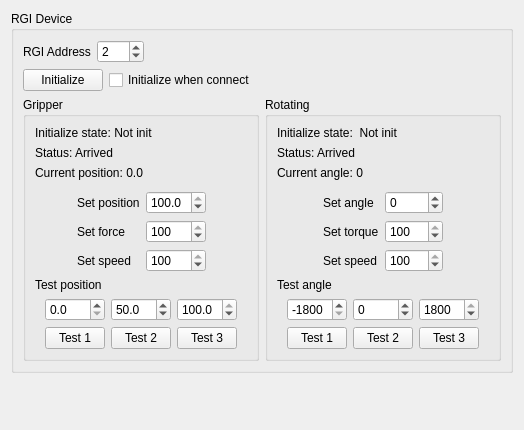
<?xml version="1.0" encoding="UTF-8"?>
<ui version="4.0">
 <class>DhRgiWidget</class>
 <widget class="QWidget" name="DhRgiWidget">
  <property name="geometry">
   <rect>
    <x>0</x>
    <y>0</y>
    <width>524</width>
    <height>430</height>
   </rect>
  </property>
  <property name="windowTitle">
   <string>Form</string>
  </property>
  <layout class="QVBoxLayout" name="verticalLayout_4">
   <item>
    <layout class="QHBoxLayout" name="horizontalLayout">
     <item>
      <widget class="QGroupBox" name="groupBox_rgi_setting">
       <property name="maximumSize">
        <size>
         <width>600</width>
         <height>16777215</height>
        </size>
       </property>
       <property name="title">
        <string>RGI Device</string>
       </property>
       <layout class="QVBoxLayout" name="verticalLayout_3">
        <property name="bottomMargin">
         <number>9</number>
        </property>
        <item>
         <layout class="QHBoxLayout" name="horizontalLayout_3_slave_address">
          <item>
           <widget class="QLabel" name="label_rgi_address">
            <property name="text">
             <string>RGI Address</string>
            </property>
           </widget>
          </item>
          <item>
           <widget class="QSpinBox" name="spinBox_rgi_address">
            <property name="minimum">
             <number>1</number>
            </property>
            <property name="maximum">
             <number>247</number>
            </property>
            <property name="value">
             <number>2</number>
            </property>
           </widget>
          </item>
          <item>
           <spacer name="horizontalSpacer_2">
            <property name="orientation">
             <enum>Qt::Horizontal</enum>
            </property>
            <property name="sizeHint" stdset="0">
             <size>
              <width>40</width>
              <height>20</height>
             </size>
            </property>
           </spacer>
          </item>
         </layout>
        </item>
        <item>
         <layout class="QHBoxLayout" name="horizontalLayout_intialize">
          <item>
           <widget class="QPushButton" name="btn_initialize">
            <property name="text">
             <string>Initialize</string>
            </property>
           </widget>
          </item>
          <item>
           <widget class="QCheckBox" name="checkBox_auto_initialize">
            <property name="text">
             <string>Initialize when connect</string>
            </property>
           </widget>
          </item>
          <item>
           <spacer name="horizontalSpacer">
            <property name="orientation">
             <enum>Qt::Horizontal</enum>
            </property>
            <property name="sizeHint" stdset="0">
             <size>
              <width>2</width>
              <height>20</height>
             </size>
            </property>
           </spacer>
          </item>
         </layout>
        </item>
        <item>
         <layout class="QHBoxLayout" name="horizontalLayout_rgi_control">
          <item>
           <widget class="QGroupBox" name="groupBox_gripper">
            <property name="title">
             <string>Gripper</string>
            </property>
            <layout class="QVBoxLayout" name="verticalLayout">
             <item>
              <widget class="QLabel" name="label_gripper_init_state">
               <property name="minimumSize">
                <size>
                 <width>176</width>
                 <height>0</height>
                </size>
               </property>
               <property name="text">
                <string>Initialize state: Not init</string>
               </property>
              </widget>
             </item>
             <item>
              <widget class="QLabel" name="label_gripper_status">
               <property name="text">
                <string>Status: Arrived</string>
               </property>
              </widget>
             </item>
             <item>
              <widget class="QLabel" name="label_gripper_position">
               <property name="text">
                <string>Current position: 0.0</string>
               </property>
              </widget>
             </item>
             <item>
              <spacer name="verticalSpacer_2">
               <property name="orientation">
                <enum>Qt::Vertical</enum>
               </property>
               <property name="sizeType">
                <enum>QSizePolicy::Fixed</enum>
               </property>
               <property name="sizeHint" stdset="0">
                <size>
                 <width>20</width>
                 <height>5</height>
                </size>
               </property>
              </spacer>
             </item>
             <item>
              <layout class="QGridLayout" name="gridLayout_gripper_set">
               <item row="1" column="0">
                <spacer name="horizontalSpacer_5">
                 <property name="orientation">
                  <enum>Qt::Horizontal</enum>
                 </property>
                 <property name="sizeHint" stdset="0">
                  <size>
                   <width>40</width>
                   <height>20</height>
                  </size>
                 </property>
                </spacer>
               </item>
               <item row="0" column="1">
                <widget class="QLabel" name="label_gripper_set_position">
                 <property name="text">
                  <string>Set position</string>
                 </property>
                </widget>
               </item>
               <item row="2" column="3">
                <widget class="QSpinBox" name="spinBox_gripper_speed">
                 <property name="minimum">
                  <number>1</number>
                 </property>
                 <property name="maximum">
                  <number>100</number>
                 </property>
                 <property name="value">
                  <number>100</number>
                 </property>
                </widget>
               </item>
               <item row="2" column="1">
                <widget class="QLabel" name="label_gripper_set_speed">
                 <property name="text">
                  <string>Set speed</string>
                 </property>
                </widget>
               </item>
               <item row="1" column="1">
                <widget class="QLabel" name="label_gripper_set_force">
                 <property name="text">
                  <string>Set force</string>
                 </property>
                </widget>
               </item>
               <item row="0" column="3">
                <widget class="QDoubleSpinBox" name="doubleSpinBox_gipper_position">
                 <property name="minimumSize">
                  <size>
                   <width>60</width>
                   <height>0</height>
                  </size>
                 </property>
                 <property name="decimals">
                  <number>1</number>
                 </property>
                 <property name="maximum">
                  <double>100.000000000000000</double>
                 </property>
                 <property name="value">
                  <double>100.000000000000000</double>
                 </property>
                </widget>
               </item>
               <item row="1" column="3">
                <widget class="QSpinBox" name="spinBox_gripper_force">
                 <property name="minimum">
                  <number>20</number>
                 </property>
                 <property name="maximum">
                  <number>100</number>
                 </property>
                 <property name="value">
                  <number>100</number>
                 </property>
                </widget>
               </item>
               <item row="1" column="4">
                <spacer name="horizontalSpacer_6">
                 <property name="orientation">
                  <enum>Qt::Horizontal</enum>
                 </property>
                 <property name="sizeHint" stdset="0">
                  <size>
                   <width>40</width>
                   <height>20</height>
                  </size>
                 </property>
                </spacer>
               </item>
              </layout>
             </item>
             <item>
              <widget class="QLabel" name="label_gripper_position_test">
               <property name="text">
                <string>Test position</string>
               </property>
              </widget>
             </item>
             <item>
              <layout class="QGridLayout" name="gridLayout_gripper_test">
               <item row="0" column="2">
                <widget class="QDoubleSpinBox" name="doubleSpinBox_gipper_test_2">
                 <property name="decimals">
                  <number>1</number>
                 </property>
                 <property name="maximum">
                  <double>100.000000000000000</double>
                 </property>
                 <property name="value">
                  <double>50.000000000000000</double>
                 </property>
                </widget>
               </item>
               <item row="1" column="1">
                <widget class="QPushButton" name="btn_gripper_test_1">
                 <property name="maximumSize">
                  <size>
                   <width>60</width>
                   <height>16777215</height>
                  </size>
                 </property>
                 <property name="text">
                  <string>Test 1</string>
                 </property>
                </widget>
               </item>
               <item row="1" column="2">
                <widget class="QPushButton" name="btn_gripper_test_2">
                 <property name="maximumSize">
                  <size>
                   <width>60</width>
                   <height>16777215</height>
                  </size>
                 </property>
                 <property name="text">
                  <string>Test 2</string>
                 </property>
                </widget>
               </item>
               <item row="1" column="3">
                <widget class="QPushButton" name="btn_gripper_test_3">
                 <property name="maximumSize">
                  <size>
                   <width>60</width>
                   <height>16777215</height>
                  </size>
                 </property>
                 <property name="text">
                  <string>Test 3</string>
                 </property>
                </widget>
               </item>
               <item row="0" column="3">
                <widget class="QDoubleSpinBox" name="doubleSpinBox_gipper_test_3">
                 <property name="decimals">
                  <number>1</number>
                 </property>
                 <property name="maximum">
                  <double>100.000000000000000</double>
                 </property>
                 <property name="value">
                  <double>100.000000000000000</double>
                 </property>
                </widget>
               </item>
               <item row="0" column="1">
                <widget class="QDoubleSpinBox" name="doubleSpinBox_gipper_test_1">
                 <property name="decimals">
                  <number>1</number>
                 </property>
                 <property name="maximum">
                  <double>100.000000000000000</double>
                 </property>
                 <property name="value">
                  <double>0.000000000000000</double>
                 </property>
                </widget>
               </item>
               <item row="0" column="0">
                <spacer name="horizontalSpacer_9">
                 <property name="orientation">
                  <enum>Qt::Horizontal</enum>
                 </property>
                 <property name="sizeHint" stdset="0">
                  <size>
                   <width>40</width>
                   <height>20</height>
                  </size>
                 </property>
                </spacer>
               </item>
               <item row="0" column="4">
                <spacer name="horizontalSpacer_10">
                 <property name="orientation">
                  <enum>Qt::Horizontal</enum>
                 </property>
                 <property name="sizeHint" stdset="0">
                  <size>
                   <width>40</width>
                   <height>20</height>
                  </size>
                 </property>
                </spacer>
               </item>
              </layout>
             </item>
            </layout>
           </widget>
          </item>
          <item>
           <widget class="QGroupBox" name="groupBox_rotation">
            <property name="title">
             <string>Rotating</string>
            </property>
            <layout class="QVBoxLayout" name="verticalLayout_2">
             <item>
              <widget class="QLabel" name="label_rotation_init_state">
               <property name="minimumSize">
                <size>
                 <width>176</width>
                 <height>0</height>
                </size>
               </property>
               <property name="text">
                <string>Initialize state:  Not init</string>
               </property>
              </widget>
             </item>
             <item>
              <widget class="QLabel" name="label_rotation_status">
               <property name="text">
                <string>Status: Arrived</string>
               </property>
              </widget>
             </item>
             <item>
              <widget class="QLabel" name="label_rotation_angle">
               <property name="text">
                <string>Current angle: 0</string>
               </property>
              </widget>
             </item>
             <item>
              <spacer name="verticalSpacer_3">
               <property name="orientation">
                <enum>Qt::Vertical</enum>
               </property>
               <property name="sizeType">
                <enum>QSizePolicy::Fixed</enum>
               </property>
               <property name="sizeHint" stdset="0">
                <size>
                 <width>20</width>
                 <height>5</height>
                </size>
               </property>
              </spacer>
             </item>
             <item>
              <layout class="QGridLayout" name="gridLayout_rotation_set">
               <item row="0" column="1">
                <widget class="QLabel" name="label_rotation_set_angle">
                 <property name="text">
                  <string>Set angle</string>
                 </property>
                </widget>
               </item>
               <item row="1" column="2">
                <widget class="QSpinBox" name="spinBox_rotation_torque">
                 <property name="minimum">
                  <number>20</number>
                 </property>
                 <property name="maximum">
                  <number>100</number>
                 </property>
                 <property name="value">
                  <number>100</number>
                 </property>
                </widget>
               </item>
               <item row="1" column="0">
                <spacer name="horizontalSpacer_7">
                 <property name="orientation">
                  <enum>Qt::Horizontal</enum>
                 </property>
                 <property name="sizeHint" stdset="0">
                  <size>
                   <width>40</width>
                   <height>20</height>
                  </size>
                 </property>
                </spacer>
               </item>
               <item row="1" column="1">
                <widget class="QLabel" name="label_rotation_set_torque">
                 <property name="text">
                  <string>Set torque</string>
                 </property>
                </widget>
               </item>
               <item row="2" column="1">
                <widget class="QLabel" name="label_rotation_set_speed">
                 <property name="text">
                  <string>Set speed</string>
                 </property>
                </widget>
               </item>
               <item row="0" column="2">
                <widget class="QSpinBox" name="spinBox_rotation_angle">
                 <property name="minimum">
                  <number>-1800</number>
                 </property>
                 <property name="maximum">
                  <number>1800</number>
                 </property>
                 <property name="value">
                  <number>0</number>
                 </property>
                </widget>
               </item>
               <item row="2" column="2">
                <widget class="QSpinBox" name="spinBox_rotation_speed">
                 <property name="minimum">
                  <number>1</number>
                 </property>
                 <property name="maximum">
                  <number>100</number>
                 </property>
                 <property name="value">
                  <number>100</number>
                 </property>
                </widget>
               </item>
               <item row="1" column="3">
                <spacer name="horizontalSpacer_8">
                 <property name="orientation">
                  <enum>Qt::Horizontal</enum>
                 </property>
                 <property name="sizeHint" stdset="0">
                  <size>
                   <width>20</width>
                   <height>20</height>
                  </size>
                 </property>
                </spacer>
               </item>
              </layout>
             </item>
             <item>
              <widget class="QLabel" name="label_rotation_angle_test">
               <property name="text">
                <string>Test angle</string>
               </property>
              </widget>
             </item>
             <item>
              <layout class="QGridLayout" name="gridLayout_rotation_test">
               <item row="0" column="1">
                <widget class="QSpinBox" name="spinBox_rotation_test_1">
                 <property name="minimum">
                  <number>-1800</number>
                 </property>
                 <property name="maximum">
                  <number>1800</number>
                 </property>
                 <property name="value">
                  <number>-1800</number>
                 </property>
                </widget>
               </item>
               <item row="1" column="1">
                <widget class="QPushButton" name="btn_rotation_test_1">
                 <property name="maximumSize">
                  <size>
                   <width>60</width>
                   <height>16777215</height>
                  </size>
                 </property>
                 <property name="text">
                  <string>Test 1</string>
                 </property>
                </widget>
               </item>
               <item row="0" column="3">
                <widget class="QSpinBox" name="spinBox_rotation_test_3">
                 <property name="minimum">
                  <number>-1800</number>
                 </property>
                 <property name="maximum">
                  <number>1800</number>
                 </property>
                 <property name="value">
                  <number>1800</number>
                 </property>
                </widget>
               </item>
               <item row="0" column="2">
                <widget class="QSpinBox" name="spinBox_rotation_test_2">
                 <property name="minimum">
                  <number>-1800</number>
                 </property>
                 <property name="maximum">
                  <number>1800</number>
                 </property>
                 <property name="value">
                  <number>0</number>
                 </property>
                </widget>
               </item>
               <item row="1" column="2">
                <widget class="QPushButton" name="btn_rotation_test_2">
                 <property name="maximumSize">
                  <size>
                   <width>60</width>
                   <height>16777215</height>
                  </size>
                 </property>
                 <property name="text">
                  <string>Test 2</string>
                 </property>
                </widget>
               </item>
               <item row="0" column="0">
                <spacer name="horizontalSpacer_11">
                 <property name="orientation">
                  <enum>Qt::Horizontal</enum>
                 </property>
                 <property name="sizeHint" stdset="0">
                  <size>
                   <width>40</width>
                   <height>20</height>
                  </size>
                 </property>
                </spacer>
               </item>
               <item row="1" column="3">
                <widget class="QPushButton" name="btn_rotation_test_3">
                 <property name="maximumSize">
                  <size>
                   <width>60</width>
                   <height>16777215</height>
                  </size>
                 </property>
                 <property name="text">
                  <string>Test 3</string>
                 </property>
                </widget>
               </item>
               <item row="0" column="4">
                <spacer name="horizontalSpacer_12">
                 <property name="orientation">
                  <enum>Qt::Horizontal</enum>
                 </property>
                 <property name="sizeHint" stdset="0">
                  <size>
                   <width>40</width>
                   <height>20</height>
                  </size>
                 </property>
                </spacer>
               </item>
              </layout>
             </item>
            </layout>
           </widget>
          </item>
          <item>
           <spacer name="horizontalSpacer_3">
            <property name="orientation">
             <enum>Qt::Horizontal</enum>
            </property>
            <property name="sizeHint" stdset="0">
             <size>
              <width>2</width>
              <height>20</height>
             </size>
            </property>
           </spacer>
          </item>
         </layout>
        </item>
       </layout>
      </widget>
     </item>
     <item>
      <spacer name="horizontalSpacer_4">
       <property name="orientation">
        <enum>Qt::Horizontal</enum>
       </property>
       <property name="sizeHint" stdset="0">
        <size>
         <width>5</width>
         <height>20</height>
        </size>
       </property>
      </spacer>
     </item>
    </layout>
   </item>
   <item>
    <spacer name="verticalSpacer">
     <property name="orientation">
      <enum>Qt::Vertical</enum>
     </property>
     <property name="sizeHint" stdset="0">
      <size>
       <width>20</width>
       <height>2</height>
      </size>
     </property>
    </spacer>
   </item>
  </layout>
 </widget>
 <resources/>
 <connections/>
</ui>
